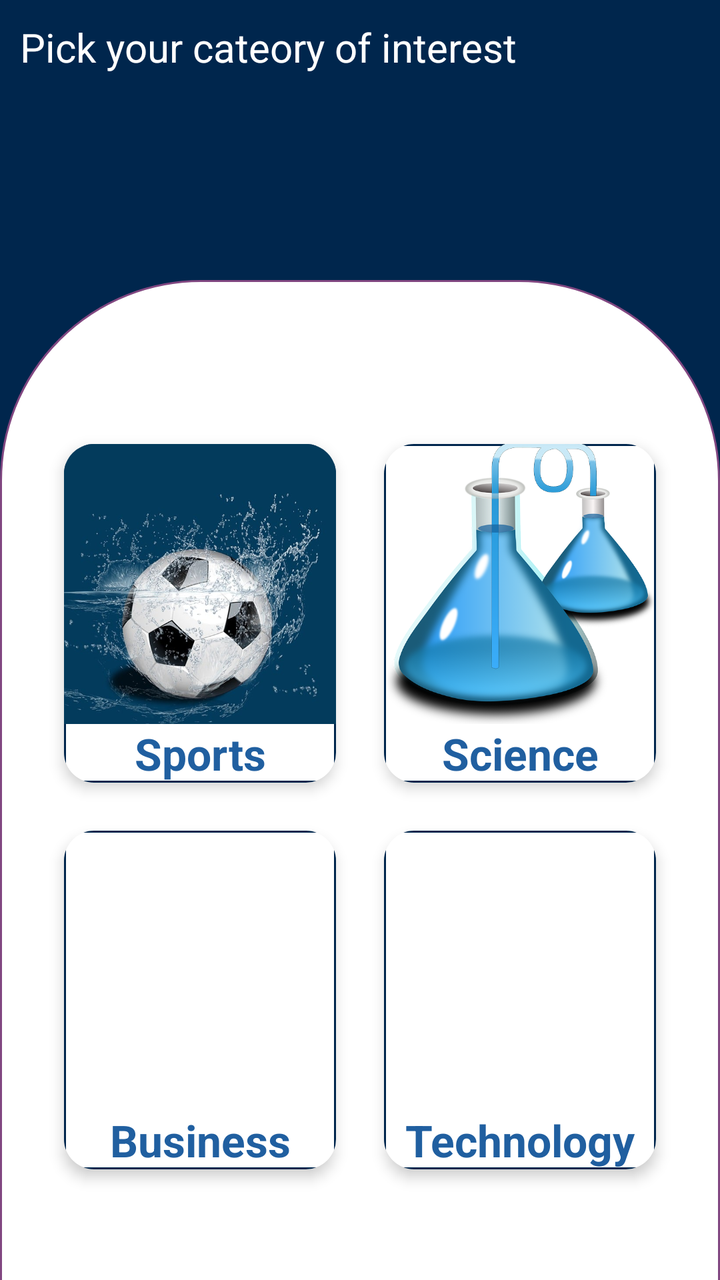
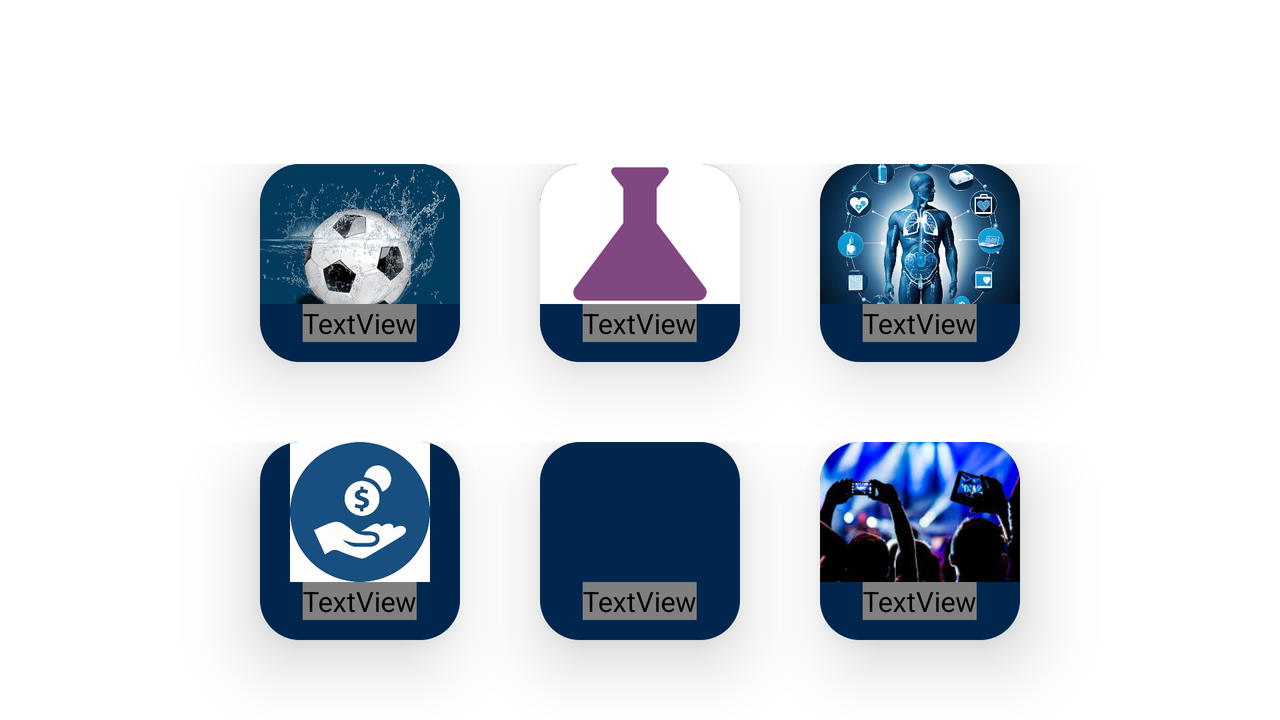

An Android layout and its configuration variant, each rendered on a device that would load it. The default file and the variant file are quoted in full after the pictures.
<!-- AndroidManifest.xml: application theme Theme.Test -->
<!-- res/layout/fragment_category.xml -->
<androidx.constraintlayout.widget.ConstraintLayout xmlns:android="http://schemas.android.com/apk/res/android"
    xmlns:app="http://schemas.android.com/apk/res-auto"
    xmlns:tools="http://schemas.android.com/tools"
    android:layout_width="match_parent"
    android:layout_height="match_parent"
    tools:context=".category"
    android:background="@color/white"
    >
    <androidx.constraintlayout.widget.ConstraintLayout
        android:id="@+id/dashBoard"
        android:layout_width="match_parent"
        android:layout_height="290dp"
        android:background="@color/ActionBar"
        app:layout_constraintEnd_toEndOf="parent"
        app:layout_constraintStart_toStartOf="parent"
        app:layout_constraintTop_toTopOf="parent">


        <TextView
            android:layout_width="match_parent"
            android:layout_height="wrap_content"
            android:layout_margin="10dp"
            android:layout_marginTop="152dp"
            android:text="@string/pick"
            android:textColor="@color/white"
            android:textSize="20sp"
            android:textStyle="normal"
            app:layout_constraintEnd_toEndOf="parent"
            app:layout_constraintHorizontal_bias="0.0"
            app:layout_constraintStart_toStartOf="parent"
            app:layout_constraintTop_toTopOf="parent" />

    </androidx.constraintlayout.widget.ConstraintLayout>

    <androidx.constraintlayout.widget.ConstraintLayout
        android:layout_width="match_parent"
        android:layout_height="650dp"
        app:layout_constraintBottom_toBottomOf="parent"
        app:layout_constraintEnd_toEndOf="parent"
        app:layout_constraintStart_toStartOf="parent"
        app:layout_constraintTop_toBottomOf="@+id/dashBoard"
        android:background="@drawable/title_bk"
        >

        <GridLayout
            android:layout_width="match_parent"
            android:layout_height="wrap_content"
            android:alignmentMode="alignMargins"
            android:columnCount="2"
            android:columnOrderPreserved="true"
            android:rowCount="2"
            android:layout_marginTop="70dp"
            android:layout_marginStart="20dp"
            android:layout_marginEnd="20dp"
            app:layout_constraintEnd_toEndOf="parent"
            app:layout_constraintStart_toStartOf="parent"
            app:layout_constraintTop_toTopOf="parent">

            <androidx.cardview.widget.CardView
                android:id="@+id/sports_cardview"
                android:layout_width="wrap_content"
                android:layout_height="wrap_content"
                android:layout_rowWeight="1"
                android:layout_columnWeight="1"
                android:layout_margin="12dp"
                app:cardCornerRadius="15dp"
                app:cardElevation="4dp"
                >

                <LinearLayout
                    android:layout_width="match_parent"
                    android:layout_height="match_parent"
                    android:layout_gravity="center"
                    android:orientation="vertical"
                    android:background="@drawable/category_bk"
                    >

                    <ImageView
                        android:id="@+id/sports_img"
                        android:layout_width="match_parent"
                        android:layout_height="140dp"
                        android:scaleType="centerCrop"
                        android:src="@drawable/bluefootball"
                        android:layout_gravity="center"/>

                    <TextView
                        android:layout_width="120dp"
                        android:layout_height="wrap_content"
                        android:layout_gravity="center"
                        android:text="@string/sports"
                        android:textAlignment="center"
                        android:textColor="#205FA0"
                        android:textSize="22sp"
                        android:textStyle="bold"

                        />

                </LinearLayout>
            </androidx.cardview.widget.CardView>


            <androidx.cardview.widget.CardView
                android:id="@+id/science_cardview"
                android:layout_width="wrap_content"
                android:layout_height="wrap_content"
                android:layout_rowWeight="1"
                android:layout_columnWeight="1"
                android:layout_margin="12dp"
                app:cardCornerRadius="15dp"
                app:cardElevation="4dp"
                >

                <LinearLayout
                    android:layout_width="match_parent"
                    android:layout_height="match_parent"
                    android:layout_gravity="center"
                    android:orientation="vertical"
                    android:background="@drawable/category_bk"
                    >

                    <ImageView
                        android:layout_width="match_parent"
                        android:layout_height="140dp"
                        android:scaleType="centerCrop"
                        android:src="@drawable/chemistry"
                        android:layout_gravity="center"/>

                    <TextView
                        android:layout_width="120dp"
                        android:layout_height="wrap_content"
                        android:layout_gravity="center"
                        android:text="@string/science"
                        android:textAlignment="center"
                        android:textColor="#205FA0"
                        android:textSize="22sp"
                        android:textStyle="bold"

                        />

                </LinearLayout>
            </androidx.cardview.widget.CardView>

            <androidx.cardview.widget.CardView
                android:id="@+id/business_cardview"
                android:layout_width="wrap_content"
                android:layout_height="wrap_content"
                android:layout_rowWeight="1"
                android:layout_columnWeight="1"
                android:layout_margin="12dp"
                app:cardCornerRadius="15dp"
                app:cardElevation="4dp"
                >

                <LinearLayout
                    android:layout_width="match_parent"
                    android:layout_height="match_parent"
                    android:layout_gravity="center"
                    android:orientation="vertical"
                    android:background="@drawable/category_bk"
                    >

                    <ImageView
                        android:layout_width="match_parent"
                        android:layout_height="140dp"
                        android:scaleType="centerCrop"
                        android:src="@drawable/bussiness"
                        android:layout_gravity="center"/>
                    <TextView
                        android:layout_width="120dp"
                        android:layout_height="wrap_content"
                        android:text="@string/business"
                        android:textAlignment="center"
                        android:textSize="22sp"
                        android:textColor="#205FA0"
                        android:layout_gravity="center"
                        android:textStyle="bold"

                        />

                </LinearLayout>
            </androidx.cardview.widget.CardView>
            <androidx.cardview.widget.CardView
                android:id="@+id/technology_cardview"
                android:layout_width="wrap_content"
                android:layout_height="wrap_content"
                android:layout_rowWeight="1"
                android:layout_columnWeight="1"
                android:layout_margin="12dp"
                app:cardCornerRadius="15dp"
                app:cardElevation="4dp"

                >

                <LinearLayout
                    android:layout_width="match_parent"
                    android:layout_height="match_parent"
                    android:layout_gravity="center"
                    android:orientation="vertical"
                    android:background="@drawable/category_bk"
                    >

                    <ImageView
                        android:layout_width="match_parent"
                        android:layout_height="140dp"
                        android:src="@drawable/social"
                        android:scaleType="centerCrop"
                        android:layout_gravity="center"/>
                    <TextView
                        android:layout_width="120dp"
                        android:layout_height="wrap_content"
                        android:text="@string/technology"
                        android:textSize="22sp"
                        android:textAlignment="center"
                        android:textColor="#205FA0"
                        android:layout_gravity="center"
                        android:textStyle="bold"

                        />

                </LinearLayout>
            </androidx.cardview.widget.CardView>


        </GridLayout>

    </androidx.constraintlayout.widget.ConstraintLayout>

</androidx.constraintlayout.widget.ConstraintLayout>
<!-- resources referenced by this layout -->
<resources>
  <color name="ActionBar">#00264d</color>
  <color name="white">#FFFFFFFF</color>
  <!-- drawable bluefootball: jpg bitmap (drawable, 63505 bytes) -->
  <!-- drawable category_bk (drawable) -->
  <?xml version="1.0" encoding="utf-8"?>
  <selector xmlns:android="http://schemas.android.com/apk/res/android">
  
       <item>
           <shape android:shape="rectangle">
               <stroke android:color="#00264d" android:width="1dp"/>
           </shape>
       </item>
  </selector>
  <!-- drawable chemistry: webp bitmap (drawable, 123804 bytes) -->
  <!-- drawable title_bk (drawable) -->
  <?xml version="1.0" encoding="utf-8"?>
  <shape android:shape="rectangle" xmlns:android="http://schemas.android.com/apk/res/android">
      <solid android:color="@color/white"/>
      <corners android:topLeftRadius="100dp" android:topRightRadius="100dp"/>
      <stroke android:color="#814781" android:width="1dp"/>
  
  </shape>
  <string name="business">  Business </string>
  <string name="pick">Pick your cateory of interest</string>
  <string name="science">  Science </string>
  <string name="sports">   Sports   </string>
  <string name="technology">Technology</string>
  <style name="Theme.Test" parent="Base.Theme.Test" />
  <style name="Base.Theme.Test" parent="Theme.Material3.DayNight.NoActionBar">
          
          
          <item name="colorPrimary">@color/ActionBar</item>
          <item name="colorPrimaryVariant">@color/ActionBar</item>
          <item name="android:statusBarColor">@color/ActionBar</item>
          <item name="android:textColorPrimary">@color/white</item>
      </style>
</resources>
<!-- res/layout-land/fragment_category.xml (the repository's variant of the layout above) -->
<!-- drawn on the phone turned sideways -->
<?xml version="1.0" encoding="utf-8"?>
<FrameLayout xmlns:android="http://schemas.android.com/apk/res/android"
    xmlns:tools="http://schemas.android.com/tools"
    android:layout_width="match_parent"
    android:layout_height="match_parent"
    tools:context=".ui.category"
    android:background="@color/white"
    xmlns:app="http://schemas.android.com/apk/res-auto"
    >
    <ScrollView
        android:layout_width="match_parent"
        android:layout_height="match_parent">

        <LinearLayout
            android:layout_width="match_parent"
            android:layout_height="wrap_content"
            android:weightSum="3"
            android:layout_gravity="bottom"
            android:orientation="vertical">


            <LinearLayout
                android:layout_width="match_parent"
                android:layout_height="wrap_content"
                android:gravity="center_horizontal"
                android:layout_weight="0"
                android:layout_marginTop="100dp"
                android:layout_gravity="center_horizontal"
                android:orientation="horizontal">
                <androidx.cardview.widget.CardView
                    android:id="@+id/sports_cardview"
                    android:layout_width="wrap_content"
                    android:layout_height="wrap_content"
                    app:cardElevation="20dp"
                    app:cardCornerRadius="20dp"
                    android:layout_margin="20dp"
                    app:cardBackgroundColor="@color/colorPrimaryDark"
                    android:layout_gravity="center_horizontal"
                    app:cardPreventCornerOverlap="true">
                    <LinearLayout
                        android:layout_width="wrap_content"
                        android:layout_height="wrap_content"
                        android:background="@color/ActionBar"
                        android:layout_gravity="center_horizontal"
                        android:orientation="vertical">
                        <ImageView
                            android:layout_width="100dp"
                            android:layout_height="70dp"
                            android:scaleType="centerCrop"
                            android:layout_gravity="center_horizontal"
                            android:src="@drawable/bluefootball" />

                        <TextView
                            android:layout_width="wrap_content"
                            android:layout_height="wrap_content"
                            android:layout_gravity="center_horizontal"
                            android:layout_marginBottom="10dp"
                            android:text="@string/sports"
                            android:textColor="@color/still_white"
                            android:textSize="18sp"
                            android:textStyle="bold" />
                    </LinearLayout>
                </androidx.cardview.widget.CardView>



                <androidx.cardview.widget.CardView
                    android:id="@+id/science_cardview"
                    android:layout_width="wrap_content"
                    android:layout_height="wrap_content"
                    app:cardElevation="20dp"
                    app:cardCornerRadius="20dp"
                    android:layout_margin="20dp"
                    app:cardBackgroundColor="@color/colorPrimaryDark"
                    android:layout_gravity="center_horizontal"
                    app:cardPreventCornerOverlap="true">
                    <LinearLayout
                        android:layout_width="wrap_content"
                        android:layout_height="wrap_content"
                        android:background="@color/ActionBar"
                        android:layout_gravity="center_horizontal"
                        android:orientation="vertical">
                        <ImageView
                            android:layout_width="100dp"
                            android:layout_height="70dp"
                            android:background="@color/white"
                            android:src="@drawable/science"
                            android:scaleType="centerCrop"
                            android:layout_gravity="center_horizontal"
                            />

                        <TextView
                            android:layout_width="wrap_content"
                            android:layout_height="wrap_content"
                            android:layout_gravity="center_horizontal"
                            android:textStyle="bold"
                            android:textSize="18sp"
                            android:layout_marginBottom="10dp"
                            android:textColor="@color/still_white"
                            android:text="@string/science" />
                    </LinearLayout>
                </androidx.cardview.widget.CardView>

                <androidx.cardview.widget.CardView
                    android:id="@+id/health_cardView"
                    android:layout_width="wrap_content"
                    android:layout_height="wrap_content"
                    app:cardElevation="20dp"
                    app:cardCornerRadius="20dp"
                    android:layout_margin="20dp"
                    app:cardBackgroundColor="@color/colorAccent"
                    android:layout_gravity="center_horizontal"
                    app:cardPreventCornerOverlap="true">
                    <LinearLayout
                        android:layout_width="wrap_content"
                        android:layout_height="wrap_content"
                        android:background="@color/ActionBar"
                        android:layout_gravity="center_horizontal"
                        android:orientation="vertical">
                        <ImageView
                            android:layout_width="100dp"
                            android:layout_height="70dp"
                            android:scaleType="centerCrop"
                            android:layout_gravity="center_horizontal"
                            android:src="@drawable/health" />
                        <TextView
                            android:layout_width="wrap_content"
                            android:layout_height="wrap_content"
                            android:layout_gravity="center_horizontal"
                            android:textStyle="bold"
                            android:textSize="18sp"
                            android:layout_marginBottom="10dp"
                            android:textColor="@color/still_white"
                            android:text="@string/health" />
                    </LinearLayout>
                </androidx.cardview.widget.CardView>

            </LinearLayout>

            <LinearLayout
                android:layout_width="match_parent"
                android:layout_height="wrap_content"
                android:layout_gravity="center_horizontal"
                android:gravity="center_horizontal"
                android:layout_weight="0"
                android:orientation="horizontal">
                <androidx.cardview.widget.CardView
                    android:id="@+id/business_cardview"
                    android:layout_width="wrap_content"
                    android:layout_height="wrap_content"
                    app:cardElevation="20dp"
                    app:cardBackgroundColor="@color/colorAccent"
                    app:cardCornerRadius="20dp"
                    android:layout_margin="20dp"
                    android:layout_gravity="center_horizontal"
                    app:cardPreventCornerOverlap="true">
                    <LinearLayout
                        android:layout_width="wrap_content"
                        android:layout_height="wrap_content"
                        android:background="@color/ActionBar"
                        android:orientation="vertical">

                        <ImageView
                            android:layout_width="100dp"
                            android:layout_height="70dp"
                            android:background="@color/still_white"
                            android:src="@drawable/business2" />

                        <TextView
                            android:layout_width="wrap_content"
                            android:layout_height="wrap_content"
                            android:layout_gravity="center_horizontal"
                            android:textStyle="bold"
                            android:textSize="18sp"
                            android:layout_marginBottom="10dp"
                            android:textColor="@color/still_white"
                            android:text="@string/business" />
                    </LinearLayout>
                </androidx.cardview.widget.CardView>
                <androidx.cardview.widget.CardView
                    android:id="@+id/technology_cardview"
                    android:layout_width="wrap_content"
                    android:layout_height="wrap_content"
                    app:cardElevation="20dp"
                    app:cardCornerRadius="20dp"
                    android:layout_margin="20dp"
                    app:cardBackgroundColor="@color/colorAccent"
                    android:layout_gravity="center_horizontal"
                    app:cardPreventCornerOverlap="true">
                    <LinearLayout
                        android:layout_width="wrap_content"
                        android:layout_height="wrap_content"
                        android:background="@color/ActionBar"
                        android:orientation="vertical">
                        <ImageView
                            android:layout_width="100dp"
                            android:layout_height="70dp"
                            android:scaleType="centerCrop"
                            android:src="@drawable/social"
                            />

                        <TextView
                            android:layout_width="wrap_content"
                            android:layout_height="wrap_content"
                            android:layout_gravity="center_horizontal"
                            android:textStyle="bold"
                            android:textSize="18sp"
                            android:maxLines="1"
                            android:layout_marginBottom="10dp"
                            android:textColor="@color/still_white"
                            android:text="@string/technology" />
                    </LinearLayout>
                </androidx.cardview.widget.CardView>
                <androidx.cardview.widget.CardView
                    android:id="@+id/entertainment_cardView"
                    android:layout_width="wrap_content"
                    android:layout_height="wrap_content"
                    app:cardElevation="20dp"
                    app:cardCornerRadius="20dp"
                    android:layout_margin="20dp"
                    app:cardBackgroundColor="@color/colorAccent"
                    android:layout_gravity="center_horizontal"
                    app:cardPreventCornerOverlap="true">
                    <LinearLayout
                        android:layout_width="wrap_content"
                        android:layout_height="wrap_content"
                        android:background="@color/ActionBar"
                        android:layout_gravity="center_horizontal"
                        android:orientation="vertical">
                        <ImageView
                            android:layout_width="100dp"
                            android:layout_height="70dp"
                            android:src="@drawable/entertainment"
                            android:scaleType="centerCrop"
                            android:layout_gravity="center_horizontal"
                            />

                        <TextView
                            android:layout_width="wrap_content"
                            android:layout_height="wrap_content"
                            android:layout_gravity="center_horizontal"
                            android:textStyle="bold"
                            android:textSize="18sp"
                            android:layout_marginBottom="10dp"
                            android:textColor="@color/still_white"
                            android:text="@string/entertainment" />
                    </LinearLayout>
                </androidx.cardview.widget.CardView>
            </LinearLayout>

        </LinearLayout>
    </ScrollView>

</FrameLayout>
<!-- resources referenced by the variant -->
<!-- as the phone turned sideways resolves them -->
<resources>
  <color name="ActionBar">#00264d</color>
  <color name="colorAccent">#7E95AF</color>
  <color name="still_white">#FFFFFFFF</color>
  <color name="white">#FFFFFFFF</color>
  <!-- drawable bluefootball: jpg bitmap (drawable, 63505 bytes) -->
  <!-- drawable business2: jpg bitmap (drawable, 32628 bytes) -->
  <!-- drawable entertainment: jpg bitmap (drawable, 11694 bytes) -->
  <!-- drawable health: webp bitmap (drawable, 70866 bytes) -->
  <!-- drawable science: jpg bitmap (drawable, 10574 bytes) -->
  <string name="business">  Business </string>
  <string name="entertainment">Entertainment</string>
  <string name="health">Health</string>
  <string name="science">  Science </string>
  <string name="sports">   Sports   </string>
  <string name="technology">Technology</string>
  <style name="Theme.Test" parent="Base.Theme.Test" />
  <style name="Base.Theme.Test" parent="Theme.Material3.DayNight.NoActionBar">
          
          
          <item name="colorPrimary">@color/ActionBar</item>
          <item name="colorPrimaryVariant">@color/ActionBar</item>
          <item name="android:statusBarColor">@color/ActionBar</item>
          <item name="android:textColorPrimary">@color/white</item>
      </style>
</resources>
